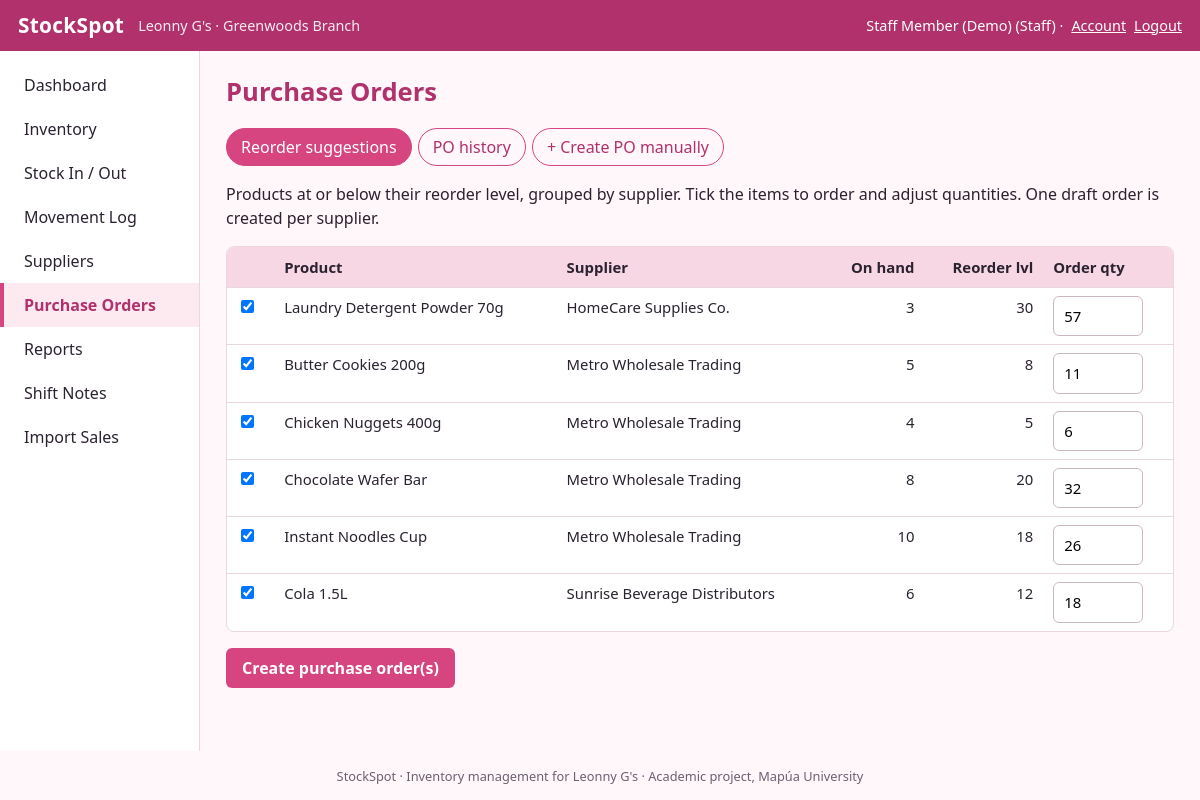
Page /purchase_orders.php (signed in) on the committed database.
### tables this page shows
CREATE TABLE products (
  product_id    INT UNSIGNED AUTO_INCREMENT PRIMARY KEY,
  category_id   INT UNSIGNED NOT NULL,
  supplier_id   INT UNSIGNED NULL,
  sku           VARCHAR(50)  NOT NULL UNIQUE,
  product_name  VARCHAR(100) NOT NULL,
  unit          VARCHAR(20)  NOT NULL DEFAULT 'pc',
  cost_price    DECIMAL(10,2) NOT NULL DEFAULT 0,
  selling_price DECIMAL(10,2) NOT NULL DEFAULT 0,
  reorder_level INT UNSIGNED NOT NULL DEFAULT 0,
  has_expiry    TINYINT(1) NOT NULL DEFAULT 0,
  is_archived   TINYINT(1) NOT NULL DEFAULT 0,
  created_at    TIMESTAMP NOT NULL DEFAULT CURRENT_TIMESTAMP,
  CONSTRAINT fk_prod_cat FOREIGN KEY (category_id) REFERENCES categories(category_id),
  CONSTRAINT fk_prod_sup FOREIGN KEY (supplier_id) REFERENCES suppliers(supplier_id) ON DELETE SET NULL,
  CONSTRAINT chk_prices CHECK (cost_price >= 0 AND selling_price >= 0),
  INDEX idx_prod_name (product_name)
);

CREATE TABLE suppliers (
  supplier_id    INT UNSIGNED AUTO_INCREMENT PRIMARY KEY,
  supplier_name  VARCHAR(100) NOT NULL,
  contact_number VARCHAR(30)  NULL,
  address        VARCHAR(255) NULL
);

### includes/helpers.php (called while the page is built, shortened)
<?php
function e($v): string { return htmlspecialchars((string)$v, ENT_QUOTES | ENT_SUBSTITUTE, 'UTF-8'); }
function get(string $k, string $d = ''): string { return trim((string)($_GET[$k] ?? $d)); }
function product_sql(string $where = '1=1', string $having = '', string $order = 'p.product_name'): string {
    return "SELECT p.*, c.category_name, s.supplier_name,
              COALESCE(SUM(b.quantity_on_hand),0) AS qty,
              MIN(CASE WHEN b.quantity_on_hand > 0 THEN b.expiry_date END) AS next_expiry
            FROM products p
            JOIN categories c ON c.category_id = p.category_id
            LEFT JOIN suppliers s ON s.supplier_id = p.supplier_id
            LEFT JOIN stock_batches b ON b.product_id = p.product_id
            WHERE $where
            GROUP BY p.product_id
            " . ($having ? "HAVING $having" : '') . "
            ORDER BY $order";
}

### public/purchase_orders.php (the view, shortened to what this page needs)
<?php
$pdo = db();
$tab = get('tab') === 'history' ? 'history' : 'suggest';
?>
<div class="tabs"><a class="<?= $tab === 'suggest' ? 'on' : '' ?>" href="purchase_orders.php">Reorder suggestions</a><a class="<?= $tab === 'history' ? 'on' : '' ?>" href="purchase_orders.php?tab=history">PO history</a><a href="po_new.php">+ Create PO manually</a></div>
<?php if ($tab === 'suggest'):
  $rows = [];
  foreach ($pdo->query(product_sql('p.is_archived = 0'))->fetchAll() as $p) { if ((int)$p['qty'] <= (int)$p['reorder_level']) { $p['suggest'] = max(1, (int)$p['reorder_level'] * 2 - (int)$p['qty']); $rows[] = $p; } }
  usort($rows, fn($a, $b) => strcmp((string)$a['supplier_name'], (string)$b['supplier_name']));
?>
<p>Products at or below their reorder level, grouped by supplier. Tick the items to order and adjust quantities. One draft order is created per supplier.</p>
<form method="post"><?= csrf_field() ?>
<div class="tablewrap"><table><tr><th></th><th>Product</th><th>Supplier</th><th class="num">On hand</th><th class="num">Reorder lvl</th><th>Order qty</th></tr>
<?php foreach ($rows as $p): ?><tr>
<td><input type="checkbox" name="sel[]" value="<?= (int)$p['product_id'] ?>" <?= $p['supplier_id'] ? 'checked' : 'disabled' ?>></td>
<td><?= e($p['product_name']) ?></td><td><?= $p['supplier_id'] ? e($p['supplier_name']) : '<span class="badge bad">No supplier</span>' ?></td>
<td class="num"><?= (int)$p['qty'] ?></td><td class="num"><?= (int)$p['reorder_level'] ?></td>
<td><input type="text" inputmode="numeric" style="width:90px" name="qty[<?= (int)$p['product_id'] ?>]" value="<?= (int)$p['suggest'] ?>"></td></tr>
<?php endforeach; if (!$rows): ?><tr><td colspan="6" class="empty">Nothing needs reordering right now.</td></tr><?php endif; ?></table></div>
<?php if ($rows): ?><p><button class="btn" type="submit">Create purchase order(s)</button></p><?php endif; ?>
</form>
<?php endif; page_footer();

### public/assets/style.css (style rules this page uses)
:root { --pink:#d6457f;--pink-d:#b0316b;--pink-l:#fdeaf1;--pink-m:#f8d7e5;--ink:#2b2230;--mute:#6b6072;--line:#ead7e0;--ok:#2e8b57;--warn:#c77d0a;--bad:#c0392b;--bg:#fff7fa }
* { box-sizing:border-box }
body { margin:0;font-family:system-ui,-apple-system,"Segoe UI",Roboto,Arial,sans-serif;color:var(--ink);background:var(--bg);line-height:1.5 }
a { color:var(--pink-d) }
.tablewrap { overflow-x:auto;background:#fff;border:1px solid var(--line);border-radius:8px }
table { border-collapse:collapse;width:100%;font-size:.93rem }
th { background:var(--pink-m);text-align:left;padding:9px 10px;white-space:nowrap }
td { padding:8px 10px;border-top:1px solid var(--line);vertical-align:top }
.num { text-align:right;white-space:nowrap }
.btn,button.btn { display:inline-block;background:var(--pink);color:#fff;border:0;border-radius:6px;padding:8px 16px;font:inherit;font-weight:600;cursor:pointer;text-decoration:none }
input[type=text],input[type=password],input[type=number],input[type=date],input[type=search],input[type=file],select,textarea { width:100%;max-width:520px;padding:8px 10px;border:1px solid #cdb6c3;border-radius:6px;font:inherit;background:#fff }
.tabs { display:flex;gap:6px;margin-bottom:14px;flex-wrap:wrap }
.tabs a { padding:6px 14px;border:1px solid var(--pink);border-radius:99px;text-decoration:none }
.tabs a.on { background:var(--pink);color:#fff }

### rows in the picture
products: supplier_id "☑", product_name "Laundry Detergent Powder 70g", supplier.supplier_name "HomeCare Supplies Co.", qty "3", reorder_level "30", suggest "57"
products: supplier_id "☑", product_name "Butter Cookies 200g", supplier.supplier_name "Metro Wholesale Trading", qty "5", reorder_level "8", suggest "11"
products: supplier_id "☑", product_name "Chicken Nuggets 400g", supplier.supplier_name "Metro Wholesale Trading", qty "4", reorder_level "5", category "6"
products: supplier_id "☑", product_name "Chocolate Wafer Bar", supplier.supplier_name "Metro Wholesale Trading", qty "8", reorder_level "20", suggest "32"
products: supplier_id "☑", product_name "Instant Noodles Cup", supplier.supplier_name "Metro Wholesale Trading", qty "10", reorder_level "18", suggest "26"
products: supplier_id "☑", product_name "Cola 1.5L", supplier.supplier_name "Sunrise Beverage Distributors", qty "6", reorder_level "12", suggest "18"

### other values in the picture
APP_NAME "StockSpot"
STORE_NAME "Leonny G's"
$u['name'] "Staff Member (Demo)"
$u['role'] "Staff"
$label "Dashboard"
$label "Inventory"
$label "Stock In / Out"
$label "Movement Log"
$label "Suppliers"
$label "Purchase Orders"
$label "Reports"
$label "Shift Notes"
$label "Import Sales"
$title "Purchase Orders"
